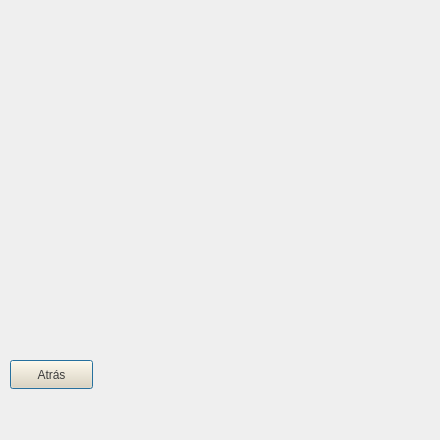
<?xml version="1.0" encoding="UTF-8"?>
<ui version="4.0">
 <class>rules</class>
 <widget class="QDialog" name="rules">
  <property name="geometry">
   <rect>
    <x>0</x>
    <y>0</y>
    <width>440</width>
    <height>440</height>
   </rect>
  </property>
  <property name="minimumSize">
   <size>
    <width>440</width>
    <height>440</height>
   </size>
  </property>
  <property name="maximumSize">
   <size>
    <width>440</width>
    <height>440</height>
   </size>
  </property>
  <property name="windowTitle">
   <string>Reglas</string>
  </property>
  <widget class="QPushButton" name="Salir">
   <property name="geometry">
    <rect>
     <x>10</x>
     <y>360</y>
     <width>83</width>
     <height>29</height>
    </rect>
   </property>
   <property name="styleSheet">
    <string notr="true">font: 11pt &quot;Rockwell&quot;;
background-color: rgb(239, 217, 184);
border-color: rgb(0, 0, 0);
color: rgb(61, 61, 61);
selection-color: rgb(255, 255, 255);</string>
   </property>
   <property name="text">
    <string>Atrás</string>
   </property>
  </widget>
  <widget class="QLabel" name="msgRules">
   <property name="geometry">
    <rect>
     <x>30</x>
     <y>80</y>
     <width>381</width>
     <height>241</height>
    </rect>
   </property>
   <property name="styleSheet">
    <string notr="true">font: 11pt &quot;Rockwell&quot;;
color: rgb(61, 61, 61);</string>
   </property>
   <property name="text">
    <string/>
   </property>
   <property name="scaledContents">
    <bool>true</bool>
   </property>
  </widget>
  <widget class="QLabel" name="label_rules">
   <property name="geometry">
    <rect>
     <x>0</x>
     <y>0</y>
     <width>440</width>
     <height>440</height>
    </rect>
   </property>
   <property name="minimumSize">
    <size>
     <width>440</width>
     <height>440</height>
    </size>
   </property>
   <property name="maximumSize">
    <size>
     <width>440</width>
     <height>440</height>
    </size>
   </property>
   <property name="text">
    <string/>
   </property>
   <property name="scaledContents">
    <bool>true</bool>
   </property>
  </widget>
  <zorder>label_rules</zorder>
  <zorder>Salir</zorder>
  <zorder>msgRules</zorder>
 </widget>
 <resources/>
 <connections/>
</ui>
